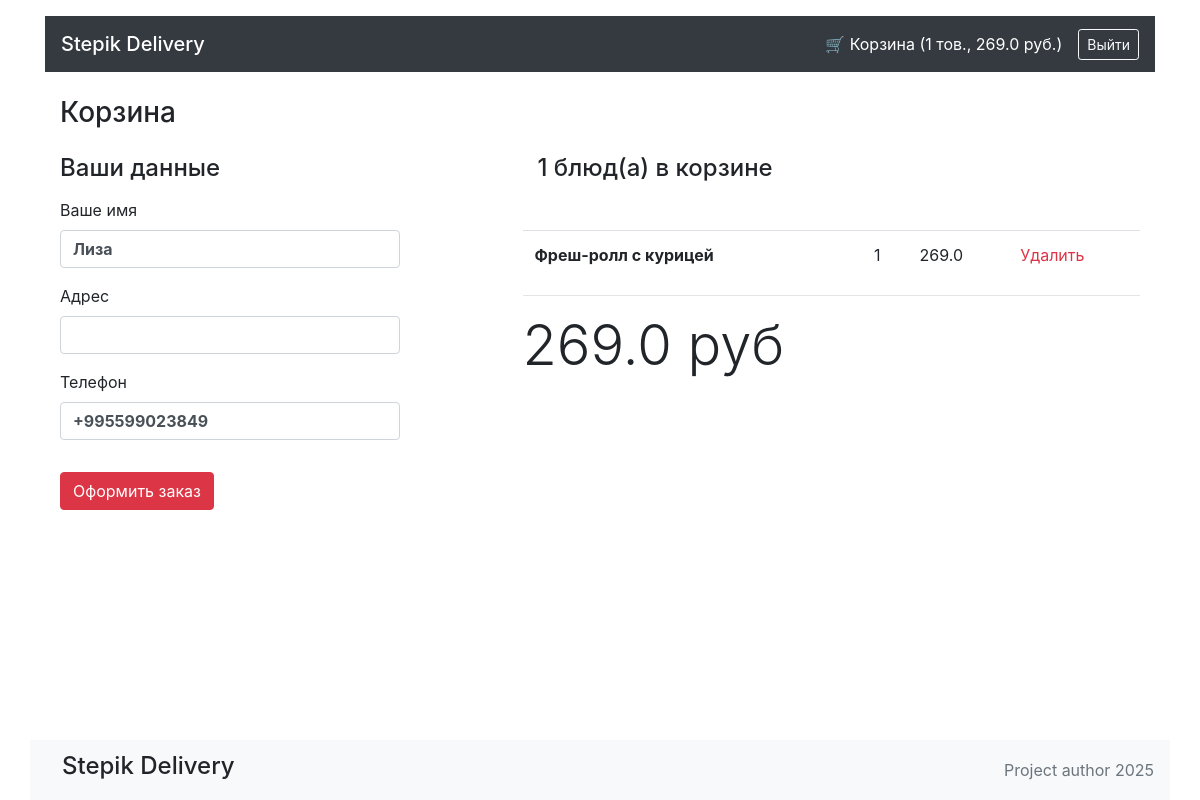
Before: /cart (signed in) with the older database file.
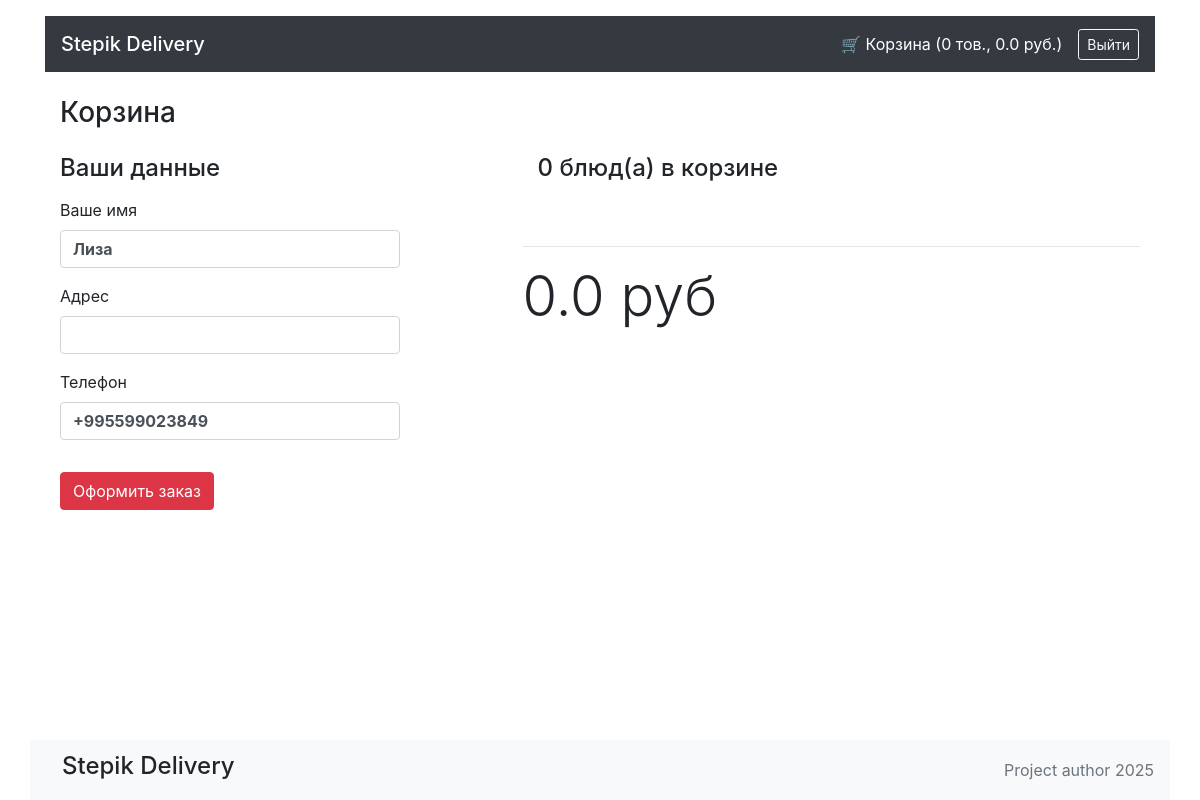
After: the same page with the newer database file.
### orm_models/order.py (models this page shows, shortened)
class OrderORMModel(SQLModel, table=True):
	__tablename__ = "orders"
	id: int | None = Field(default=None, primary_key=True)
	user_id: int = Field(foreign_key="users.id")
	created_at: datetime = Field(default_factory=datetime.now)
	status: str = "pending"
	address: str | None
	total: float
	user: UserORMModel = Relationship(back_populates="orders", sa_relationship_kwargs={"lazy": "selectin"})
	items: list[ItemOrder] = Relationship(back_populates="order", sa_relationship_kwargs={"lazy": "selectin"})

### orm_models/user.py (models this page shows)
class UserORMModel(SQLModel, table=True):
    __tablename__ = "users"
    id: int | None = Field(default=None, primary_key=True)
    name: str | None
    email: str
    phone_number: str | None
    password: str
    orders: list['OrderORMModel'] = Relationship(back_populates="user")

### orm_models/item_order.py (models this page shows, shortened)
class ItemOrder(SQLModel, table=True):
    id: int | None = Field(default=None, primary_key=True)
    item_id: int = Field(foreign_key="delivery_items.id")
    order_id: int = Field(foreign_key="orders.id")
    quantity: int
    price: float
    item: "DeliveryItemORMModel" = Relationship(back_populates="orders", sa_relationship_kwargs={"lazy": "selectin"})
    order: "OrderORMModel" = Relationship(back_populates="items")

### orm_models/delivery_item.py (models this page shows, shortened)
class DeliveryItemORMModel(SQLModel, table=True):
	__tablename__ = "delivery_items"
	id: int | None = Field(default=None, primary_key=True)
	title: str
	price: int
	description: str
	picture: str
	category_id: int = Field(foreign_key='delivery_categories.id')
	category: DeliveryCategoryORMModel | None = Relationship(back_populates="delivery_items")
	orders: list["ItemOrder"] = Relationship(back_populates="item")

### main.py (the view)
@app.get("/cart", response_class=HTMLResponse)
async def cart(request: Request):
	deleted = request.query_params.get("deleted")
	token = request.cookies.get("access_token")
	try:
		context: dict = app_manager.get_auth_context(token)
		order: OrderORMModel = app_manager.get_order_by_auth_context(context)
	except AppBaseException:
		context = {"is_logged_in": False}
		order = None
	template_response = templates.TemplateResponse(request=request, name="cart.html", context={"context": context, "order": order, "deleted": deleted})
	return template_response

### templates/cart.html (shortened to what this page needs)
{% extends "base.html" %}
{% block content %}
<main class="container">
  <h1 class="h3 my-4">Корзина</h1>
  {% if context['is_logged_in'] == False %}
    <div class="alert alert-warning" role="alert">Чтобы сделать заказ – <a href="/login">войдите</a> или <a href="/register">зарегистрируйтесь</a></div>
  {% else %}
  <div class="row mt-6">
      <div class="col-4">
        <form action="/order" method="POST">
          <h4 class="">Ваши данные</h4>
          <div class="mt-3 mb-3">
            <label for="name">Ваше имя</label>
            <input type="text" id="name" name="name" class="font-weight-bold form-control" value="{{ order.user.name if order.user.name else '' }}">
          </div>
          <div class="mt-3 mb-3">
            <label for="name">Адрес</label>
            <input type="text" id="address" name="address" class="font-weight-bold form-control">
          </div>
          <div class="mt-3 mb-3">
            <label for="name">Телефон</label>
            <input type="text" id="phone" name="phone" class="font-weight-bold form-control" value="{{ order.user.phone_number if order.user.phone_number else '' }}">
          </div>
          <button type="submit" class=" mt-3 mb-5 btn btn-danger">Оформить заказ</button>
        </form>
      </div>
      <div class="col-1"></div>
      <div class="col-7">
        <h4 class="mb-3 col-7 mb-5">{{ order.cart_count }} блюд(а) в корзине</h4>
        <table class="table">
          <tbody>
            {% for item_order in order.items %}
              <tr>
                <th scope="row">{{ item_order.item.title }}</th>
                <td></td>
                <td>{{ item_order.quantity }}</td>
                <td>{{ item_order.sum_price }}</td>
                <td><a class="text-danger" href="/removefromcart/{{ item_order.item.id }}">Удалить</a></td>
              </tr>
            {% endfor %}
          </tbody>
        </table>
        <hr>
        <p class="display-4 my-2 ">{{ order.total }} руб</p>
      </div>
  </div>
  {% endif %}
</main>
{% endblock %}

### templates/base.html (shortened to what this page needs)
<!DOCTYPE html>
<html lang="ru">
<head>
  <link rel="stylesheet" href="https://stackpath.bootstrapcdn.com/bootstrap/4.3.1/css/bootstrap.min.css"
>
</head>
<body>
  <header class="container mt-3">
    <nav class="py-2 navbar navbar-dark bg-dark d-flex justify-content-between align-items-center">
      <a href="/" class="navbar-brand h5 mb-0 text-white">Stepik Delivery</a>
      {% if context['is_logged_in'] %}
        <div class="d-flex align-items-center gap-3">
          <a href="/cart" class="text-white mr-3">
            🛒 Корзина ({{ order.cart_count }} тов., {{ order.total }} руб.)
          </a>
          <a href="/logout" class="btn btn-outline-light btn-sm">Выйти</a>
        </div>
      {% else %}
        <div>
          <a href="/login" class="btn btn-warning btn-sm">Войти</a>
        </div>
      {% endif %}
    </nav>
  </header>
  <main class="container mt-3">
    {% block content %}{% endblock %}
  </main>
  <footer class="footer">
    <nav class="container navbar navbar-light bg-light">
      <p class="h4 nav-link">Stepik Delivery</p>
      <a class="text-muted" href="#">Project author 2025</a>
    </nav>
  </footer>
</body>
</html>

### templates/base.html (style rules this page uses)
html { position: relative; min-height: 100%; }
body { margin-bottom: 60px; }
.footer { position: absolute; bottom: 0; width: 100%; height: 60px; line-height: 60px; }
.navbar { padding-top: 0; padding-bottom: 0; }

Changed rows visible on the page:
removed ItemOrder: item "Фреш-ролл с курицей", quantity "1", sum_price "269.0"
changed OrderORMModel: total "269.0" → "0.0"
Other visible differences:
{{ order.cart_count }}: "1" → "0"
